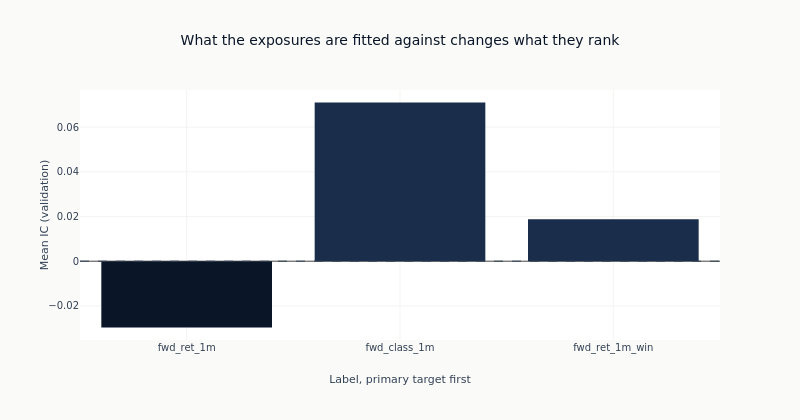

Notebook code for this chart:
### Markdown cell above
### The same estimator against each target

One bar per label, on one axis, with the primary target first. The bars are the quantity the
downstream comparison uses; the axis is shared so the distance between them is readable rather
than each panel filling itself.

### Code cell
panel = catalog.with_columns(
    rank=pl.col("label").replace_strict(
        {label: index for index, label in enumerate(ordered_labels)}, return_dtype=pl.Int32
    )
).sort("rank")
fig = go.Figure(
    go.Bar(
        x=panel.get_column("label").to_list(),
        y=panel.get_column("ic_mean").to_list(),
        marker_color=[
            COLORS["blue"] if label == primary else COLORS["slate"]
            for label in panel.get_column("label")
        ],
        showlegend=False,
    )
)
fig.add_hline(y=0, line_width=1, line_dash="dash", line_color=COLORS["neutral"])
fig.update_yaxes(title_text="Mean IC (validation)")
fig.update_xaxes(title_text="Label, primary target first")
fig.update_layout(
    title="What the exposures are fitted against changes what they rank",
    height=420,
    width=800,
    margin=dict(t=90),
)
# Which side of zero each bar sits on is a fact about the frame, so the alt text reads it rather
# than asserting a shape the next run may not reproduce.
sides = "; ".join(
    f"{row['label']} {'above' if row['ic_mean'] > 0 else 'below'} zero"
    for row in panel.select("label", "ic_mean").iter_rows(named=True)
)
show_plotly_with_alt(
    fig,
    "Bar chart of mean validation information coefficient, one bar per label on one axis, with the "
    "primary target in dark navy first and the two variants in slate, and a dashed zero line. "
    f"Counted from the frame: {sides}.",
)

### Figure 1 — Plotly figure (JSON) as saved in the notebook; plotly's stock layout.template omitted (floating-point values rounded to 4 significant figures)
{"data": [{"marker": {"color": ["#0a1628", "#1a2d4a", "#1a2d4a"]}, "showlegend": false, "type": "bar", "x": ["fwd_ret_1m", "fwd_class_1m", "fwd_ret_1m_win"], "y": [-0.02966, 0.07099, 0.0188]}], "layout": {"height": 420, "margin": {"t": 90}, "shapes": [{"line": {"color": "#334155", "dash": "dash", "width": 1}, "type": "line", "x0": 0, "x1": 1, "xref": "x domain", "y0": 0, "y1": 0, "yref": "y"}], "title": {"text": "What the exposures are fitted against changes what they rank"}, "width": 800, "xaxis": {"title": {"text": "Label, primary target first"}}, "yaxis": {"title": {"text": "Mean IC (validation)"}}}}
